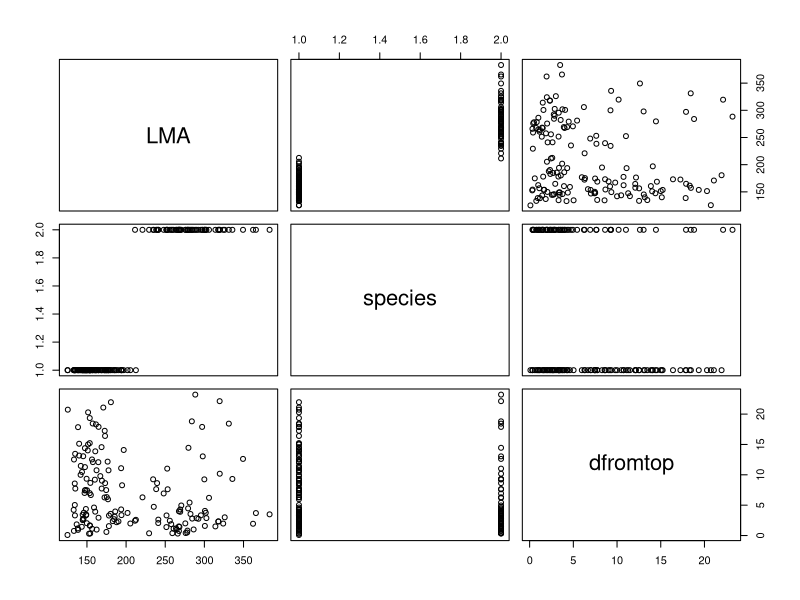
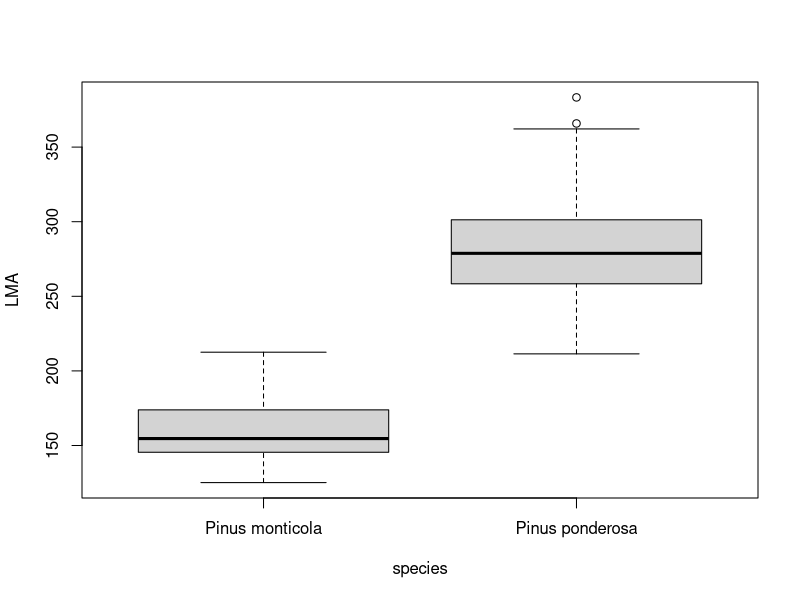
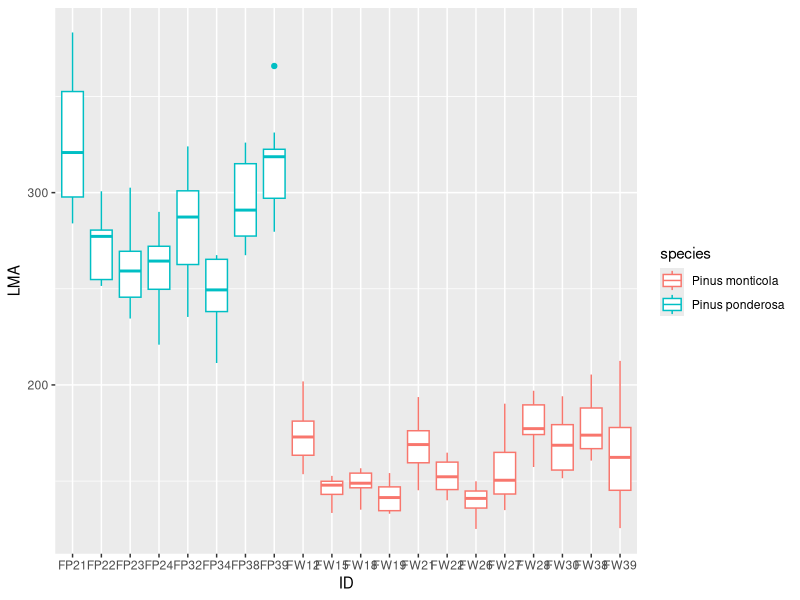
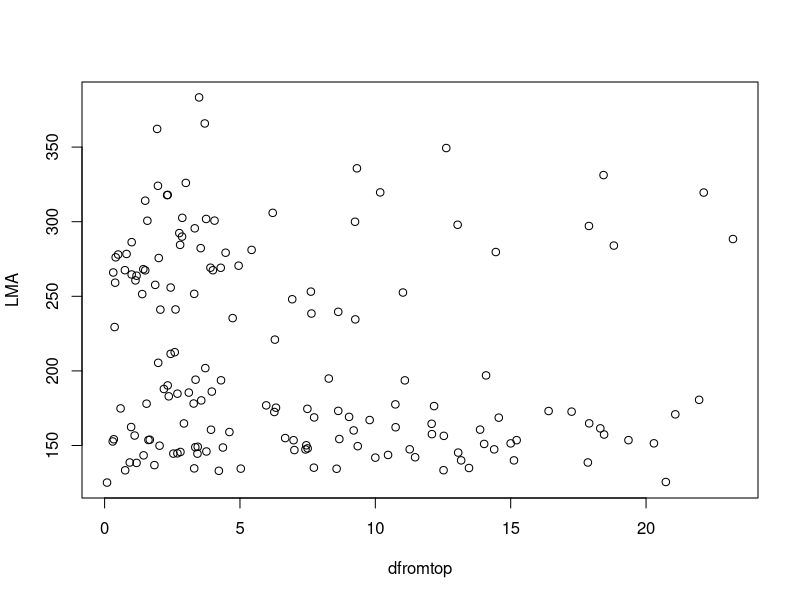
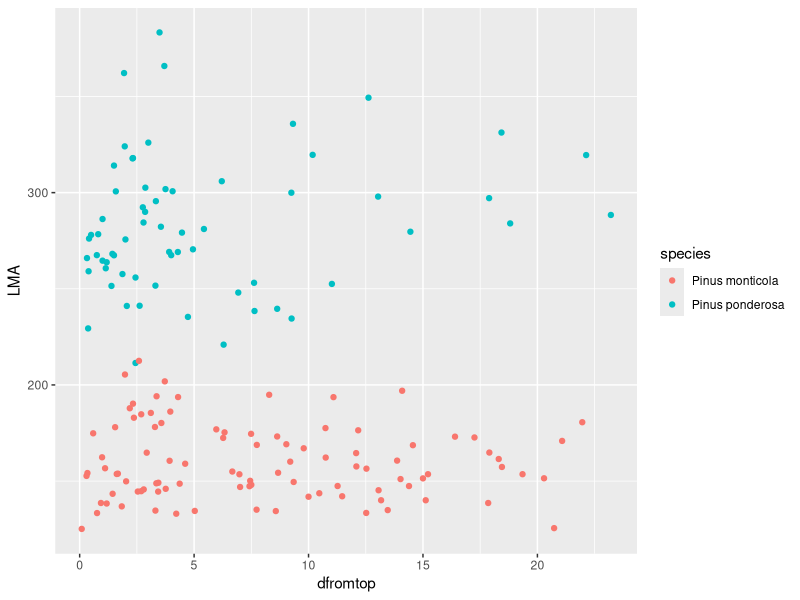
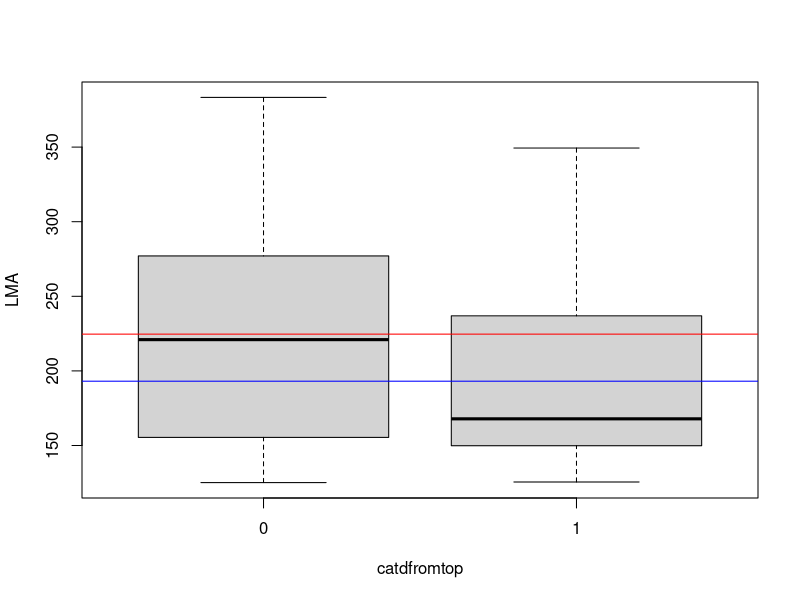
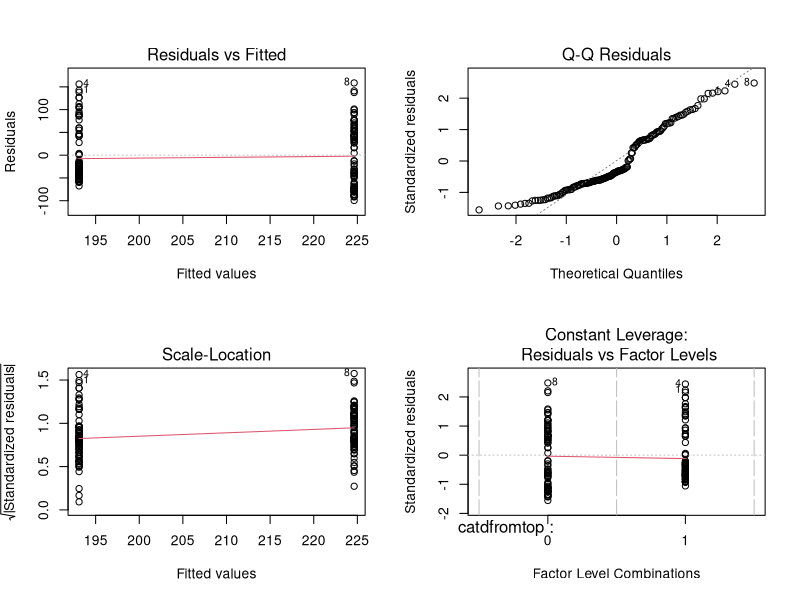
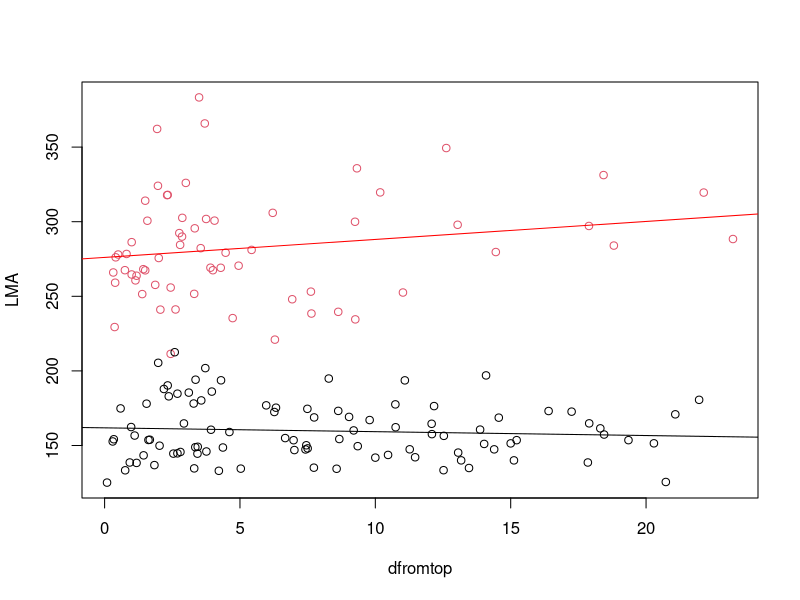

The R script that drew these images, in order:
library(ggplot2)

pines_data = read.csv("./data_pines.csv")
pines_data$ID = factor(pines_data$ID)
pines_data$species = factor(pines_data$species)
head(pines_data)

#eda
par(mfrow=c(1,1))
pairs(pines_data[c("LMA", "species", "dfromtop")])


plot(LMA ~ species, data=pines_data)
ggplot(data = pines_data,
    mapping = aes(x = ID, y = LMA)) +
    geom_boxplot(aes(color = species))

plot(LMA ~ dfromtop, data=pines_data)
ggplot(data = pines_data,
    mapping = aes(x = dfromtop, y = LMA)) +
    geom_point(aes(color = species))



#model1
median(pines_data$dfromtop)
catdfromtop = ifelse(pines_data$dfromtop > median(pines_data$dfromtop), 1, 0)

pines_data$catdfromtop = factor(catdfromtop)
lm_fit1 = lm(LMA ~ catdfromtop, data=pines_data)
summary(lm_fit1)
plot(LMA ~ catdfromtop, data=pines_data)
abline(h = lm_fit1$coeff[1], col="red")
abline(h = lm_fit1$coeff[1] + lm_fit1$coeff[2], col="blue")
par(mfrow=c(2,2))
plot(lm_fit1)


#model2
lm_fit2 = lm(LMA ~ dfromtop * species, data=pines_data)
summary(lm_fit2)
par(mfrow=c(1,1))
plot(LMA~dfromtop, data=pines_data, col=species)
abline(a = lm_fit2$coeff[1], b = lm_fit2$coeff[2], col="black")
abline(a = lm_fit2$coeff[1] + lm_fit2$coeff[3], b= lm_fit2$coeff[2] + lm_fit2$coeff[4], col="red")
par(mfrow=c(2,2))
plot(lm_fit2)


